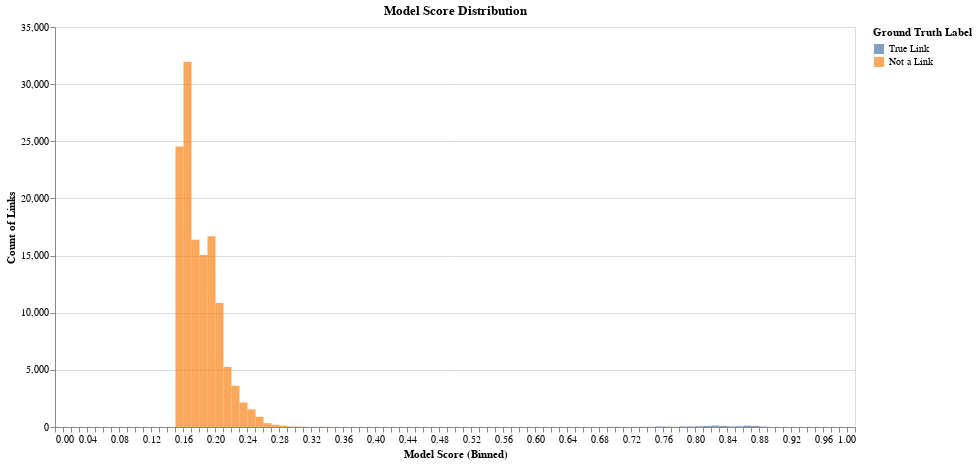

The cell this chart's notebook holds for it:
### Markdown cell above
### Model Score Distribution

### Code cell
tutorial.plot_model_score_distribution(df_predictions)

### Figure 1 — Vega-Lite specification as saved in the notebook (floating-point values rounded to 4 significant figures)
{"config": {"view": {"continuousWidth": 400, "continuousHeight": 300}}, "data": {"name": "data-40e93831c06ebada94a6d297b5695d46"}, "mark": {"type": "bar", "binSpacing": 0, "opacity": 0.7}, "encoding": {"color": {"type": "nominal", "field": "ground_truth", "legend": {"title": "Ground Truth Label"}, "scale": {"domain": ["True Link", "Not a Link"], "scheme": "tableau10"}}, "opacity": {"condition": {"value": 0.7, "selection": "selector001"}, "value": 0.2}, "tooltip": [{"type": "quantitative", "field": "model_score", "title": "Model Score"}, {"type": "nominal", "field": "ground_truth", "title": "Ground Truth"}, {"type": "quantitative", "field": "count", "title": "Count of Links"}], "x": {"type": "quantitative", "axis": {"tickCount": 5, "title": "Model Score (Binned)"}, "bin": {"extent": [0, 1], "step": 0.01}, "field": "model_score"}, "y": {"type": "quantitative", "axis": {"title": "Count of Links"}, "field": "count", "stack": null}}, "height": 400, "selection": {"selector001": {"type": "multi", "fields": ["ground_truth"], "bind": "legend"}, "selector002": {"type": "interval", "bind": "scales", "encodings": ["x", "y"]}}, "title": "Model Score Distribution", "width": 800, "$schema": "https://vega.github.io/schema/vega-lite/v4.8.1.json", "datasets": {"data-40e93831c06ebada94a6d297b5695d46": [{"model_score": 0.15, "ground_truth": "Not a Link", "count": 24551}, {"model_score": 0.16, "ground_truth": "Not a Link", "count": 31967}, {"model_score": 0.17, "ground_truth": "Not a Link", "count": 16377}, {"model_score": 0.18, "ground_truth": "Not a Link", "count": 15043}, {"model_score": 0.19, "ground_truth": "Not a Link", "count": 16696}, {"model_score": 0.2, "ground_truth": "Not a Link", "count": 10859}, {"model_score": 0.21, "ground_truth": "Not a Link", "count": 5249}, {"model_score": 0.22, "ground_truth": "Not a Link", "count": 3603}, {"model_score": 0.23, "ground_truth": "Not a Link", "count": 2149}, {"model_score": 0.24, "ground_truth": "Not a Link", "count": 1541}, {"model_score": 0.25, "ground_truth": "Not a Link", "count": 897}, {"model_score": 0.26, "ground_truth": "Not a Link", "count": 337}, {"model_score": 0.27, "ground_truth": "Not a Link", "count": 199}, {"model_score": 0.28, "ground_truth": "Not a Link", "count": 111}, {"model_score": 0.29, "ground_truth": "Not a Link", "count": 46}, {"model_score": 0.3, "ground_truth": "Not a Link", "count": 39}, {"model_score": 0.31, "ground_truth": "Not a Link", "count": 14}, {"model_score": 0.32, "ground_truth": "Not a Link", "count": 12}, {"model_score": 0.33, "ground_truth": "Not a Link", "count": 19}, {"model_score": 0.34, "ground_truth": "Not a Link", "count": 6}, {"model_score": 0.35, "ground_truth": "Not a Link", "count": 1}, {"model_score": 0.36, "ground_truth": "Not a Link", "count": 2}, {"model_score": 0.57, "ground_truth": "True Link", "count": 1}, {"model_score": 0.64, "ground_truth": "True Link", "count": 2}, {"model_score": 0.66, "ground_truth": "True Link", "count": 3}, {"model_score": 0.67, "ground_truth": "True Link", "count": 1}, {"model_score": 0.68, "ground_truth": "True Link", "count": 3}, {"model_score": 0.69, "ground_truth": "True Link", "count": 8}, {"model_score": 0.7, "ground_truth": "True Link", "count": 9}, {"model_score": 0.71, "ground_truth": "True Link", "count": 4}, {"model_score": 0.72, "ground_truth": "True Link", "count": 9}, {"model_score": 0.73, "ground_truth": "True Link", "count": 15}, {"model_score": 0.74, "ground_truth": "True Link", "count": 16}, {"model_score": 0.75, "ground_truth": "True Link", "count": 43}, {"model_score": 0.76, "ground_truth": "True Link", "count": 32}, {"model_score": 0.77, "ground_truth": "True Link", "count": 21}, {"model_score": 0.78, "ground_truth": "True Link", "count": 45}, {"model_score": 0.79, "ground_truth": "True Link", "count": 44}, {"model_score": 0.8, "ground_truth": "True Link", "count": 69}, {"model_score": 0.81, "ground_truth": "True Link", "count": 97}, {"model_score": 0.82, "ground_truth": "True Link", "count": 124}, {"model_score": 0.83, "ground_truth": "True Link", "count": 96}, {"model_score": 0.84, "ground_truth": "True Link", "count": 47}, {"model_score": 0.85, "ground_truth": "True Link", "count": 67}, {"model_score": 0.86, "ground_truth": "True Link", "count": 114}, {"model_score": 0.87, "ground_truth": "True Link", "count": 91}, {"model_score": 0.88, "ground_truth": "True Link", "count": 39}]}}
